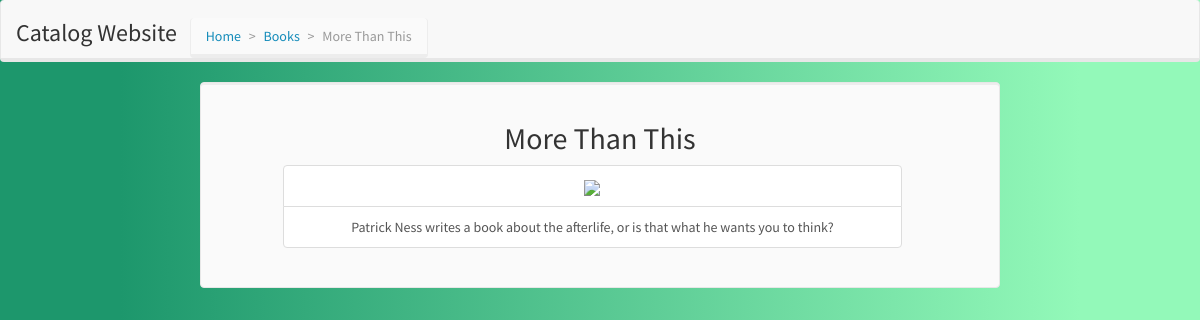
The page /category/1/item/3/ on the database its author committed.
### database_setup.py (models this page shows, shortened)
class Categories(Base):
    __tablename__ = 'categories'
    id = Column(Integer, primary_key=True)
    name = Column(String(30), nullable=False)
    image = Column(String(250), nullable=False)
    description = Column(String(250), nullable=False)
    user_id = Column(Integer, ForeignKey('users.id'))
    users = relationship(Users)
    items = relationship("Items", cascade="all, delete-orphan",
                         backref="parent")

class Items(Base):
    __tablename__ = 'items'
    id = Column(Integer, primary_key=True)
    name = Column(String(30), nullable=False)
    image = Column(String(250), nullable=False)
    description = Column(String(250), nullable=False)
    user_id = Column(Integer, ForeignKey('users.id'))
    users = relationship(Users)
    category_id = Column(Integer, ForeignKey('categories.id'))
    categories = relationship(Categories, single_parent="true")

### catalog/views.py (the view)
@app.route('/category/<int:category_id>/item/<int:item_id>/')
def showItem(category_id, item_id):
    category = models.category_get(category_id)
    item = models.item_get(item_id)
    if 'email' in login_session.keys():
        user_id = models.getUserID(login_session['email'])
        user = models.getUserInfo(user_id)
        return render_template('items/show.html', category=category,
                               item=item, user=user)
    else:
        return render_template('items/public.html',
                               category=category, item=item)

### catalog/models.py (called while the page is built)
def category_get(category_id):
    return session.query(Categories).filter_by(id=category_id).one()

def item_get(item_id):
    return session.query(Items).filter_by(id=item_id).one()

### catalog/templates/items/public.html (shortened to what this page needs)
{% extends "layout.html" %}
  {% block body %}
    <nav class="navbar navbar-default">
      <div class="container-fluid">
        <div class="navbar-header">
          <h3>Catalog Website</h3>
          <ol class="breadcrumb">
            <li><a href="{{ url_for('index')}}">Home</a></li>
            <li><a href="{{ url_for('showCategory', category_id=category.id) }}">{{ category.name }}</a></li>
            <li class="active">{{ item.name }}</li>
          </ol>
        </div>
      </div>
    </nav>
    <div class="col-md-8 col-md-offset-2 well">
      <h2 class='text-center'>{{ item.name }}</h2>
      <ul class="list-group col-md-10 col-md-offset-1 text-center">
          <li class="list-group-item"><img src="{{ item.image }}"></li>
          <li class="list-group-item">{{ item.description }}</li>
      </ul>
    </div>
  {% endblock %}

### catalog/static/main.css (style rules this page uses)
.navbar-header h3, .navbar-header .breadcrumb { display: inline-block; }
.breadcrumb { margin: 15px 0 0 10px; }

### rows shown on the page
Categories: name "Books"
Items: name "More Than This", description "Patrick Ness writes a book about the afterlife, or is that what he wants you to think?"
